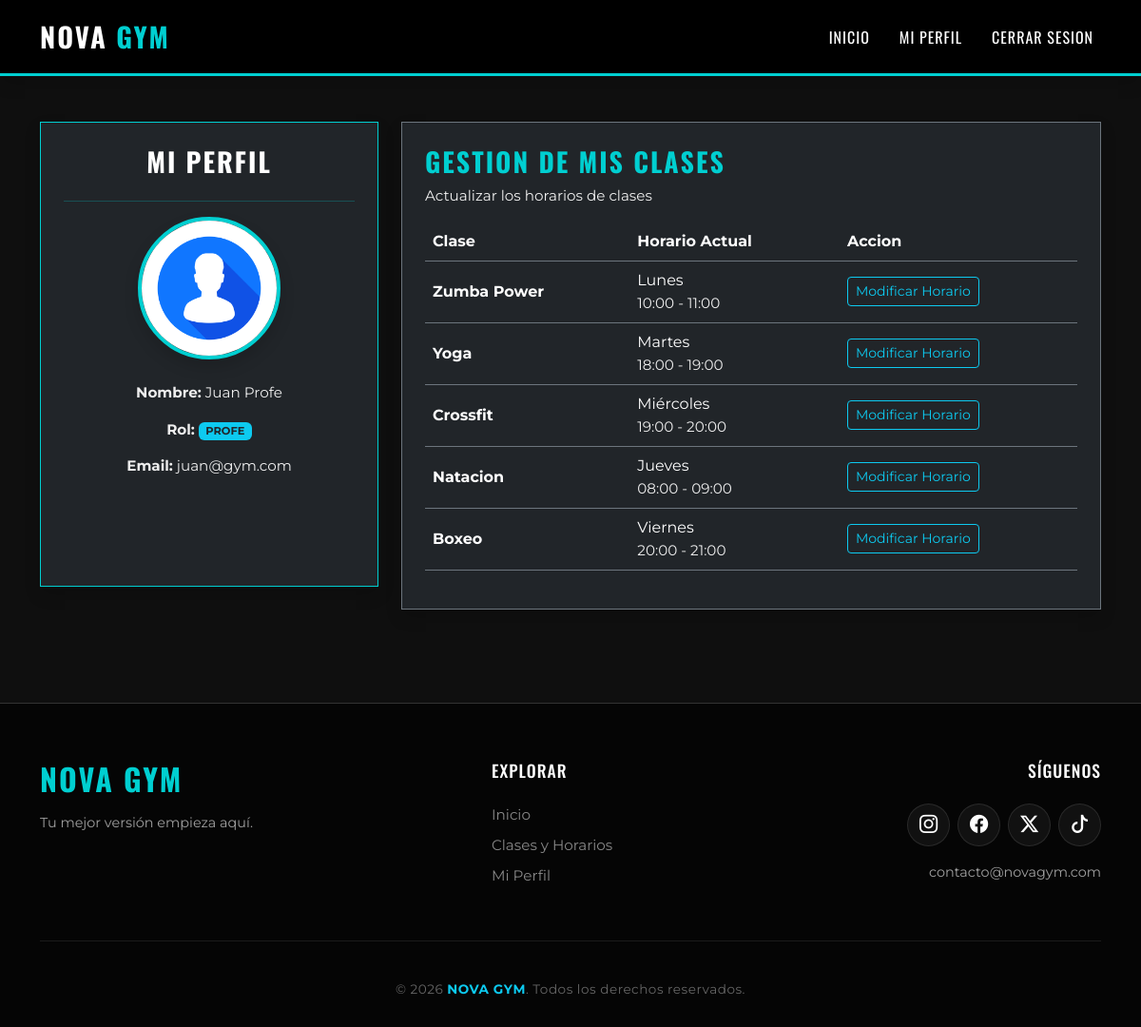
Page /pages/perfil.php (signed in) on the earlier database version.
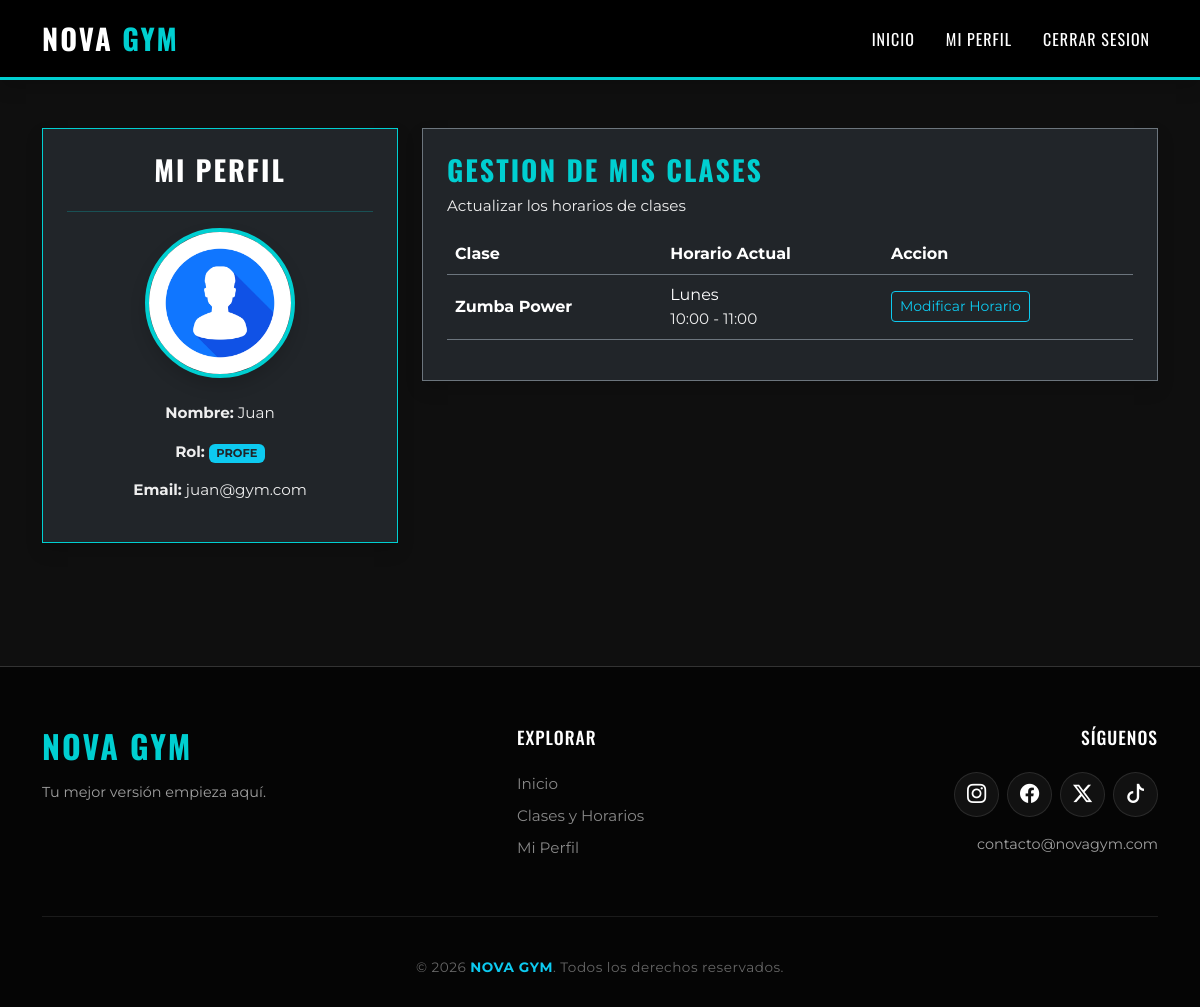
Same page on the later database version.
### tables this page shows
CREATE TABLE clases (
    id INTEGER PRIMARY KEY AUTOINCREMENT,
    nombre TEXT NOT NULL,
    descripcion TEXT,
    dia_semana TEXT NOT NULL,
    hora_inicio TEXT NOT NULL,
    hora_fin TEXT NOT NULL,
    sala TEXT,
    id_profesor INTEGER,
    aforo_maximo INTEGER DEFAULT 20,
    solo_premium INTEGER DEFAULT 0, 
    imagen TEXT, 
    FOREIGN KEY (id_profesor) REFERENCES usuarios(id) ON DELETE SET NULL
);

### pages/perfil.php (the view, shortened to what the changed rows need)
<?php
include '../includes/header.php';
include '../includes/db_conexion.php';
?>
<div class="container mt-5 mb-5">
    <div class="row">
        <div class="col-md-4 mb-4">
            <div class="card bg-dark text-white p-4 shadow border-info text-center h-100" style="border-radius: 0;">
                <h3 style="font-family: 'Oswald', sans-serif;">MI PERFIL</h3>
                <hr class="border-info">
                <div class="mb-4">
                    <img src="../img/perfilFoto.jpg"
                        class="rounded-circle border border-info shadow"
                        alt="Avatar"
                        style="width: 150px; height: 150px; object-fit: cover;">
                </div>
                <p style="font-family: 'Montserrat', sans-serif;">
                    <strong>Nombre:</strong> <?php echo htmlspecialchars($_SESSION['nombre']); ?>
                </p>
                <p style="font-family: 'Montserrat', sans-serif;">
                    <strong>Rol:</strong>
                    <span class="badge bg-info text-dark"><?php echo strtoupper($_SESSION['rol']); ?></span>
                </p>
                <p style="font-family: 'Montserrat', sans-serif;">
                    <strong>Email:</strong> <?php echo htmlspecialchars($_SESSION['email']); ?>
                </p>
            </div>
        </div>
        <div class="col-md-8">
            <?php if ($_SESSION['rol'] === 'admin'): ?>
                <div class="card bg-dark text-white p-4 shadow border-secondary" style="border-radius: 0;">
                    <h3 style="font-family: 'Oswald', sans-serif; color: #00cfd1;">PANEL DE ADMIN</h3>
                    <div class="row mt-4 mb-3">
                        <div class="col-12">
                            <a href="adminUsuarios.php" class="btn btn-outline-info w-100 py-3 fw-bold" style="border-radius: 0; border-width: 2px;">
                                GESTIONAR USUARIOS (CREAR / BORRAR)
                            </a>
                        </div>
                    </div>
                    <h5 class="mt-2 text-muted" style="font-family: 'Oswald', sans-serif;">GESTION DE CLASES</h5>
                    <div class="row mt-2">
                        <div class="col-sm-4">
                            <a href="crearClases.php" class="btn btn-success w-100 py-3 mb-2" style="border-radius: 0;"> Anadir Clase</a>
                        </div>
                        <div class="col-sm-4">
                            <a href="eliminarClases.php" class="btn btn-danger w-100 py-3 mb-2" style="border-radius: 0;"> Eliminar Clases</a>
                        </div>
                        <div class="col-sm-4">
                            <a href="editarClases.php" class="btn btn-warning w-100 py-3 mb-2" style="border-radius: 0;"> Editar Clases</a>
                        </div>
                    </div>
                </div>
            <?php elseif ($_SESSION['rol'] === 'profe'): ?>
                <div class="card bg-dark text-white p-4 shadow border-secondary" style="border-radius: 0;">
                    <div class="table-responsive">
                        <table class="table table-dark table-hover border-secondary">
                            <thead>
                                <tr class="text-info">
                                    <th>Clase</th>
                                    <th>Horario Actual</th>
                                    <th>Accion</th>
                                </tr>
                            </thead>
                            <tbody>
                                <?php
                                $id_profe = $_SESSION['id'];
                                $query = "SELECT * FROM clases WHERE id_profesor = $id_profe";
                                $res = $db->query($query);
                                while ($clase = $res->fetchArray(SQLITE3_ASSOC)):
                                ?>
                                    <tr>
                                        <td class="align-middle fw-bold"><?php echo htmlspecialchars($clase['nombre']); ?></td>
                                        <td class="align-middle">
                                            <?php echo $clase['dia_semana']; ?><br>
                                            <small class="text-muted"><?php echo $clase['hora_inicio'] . ' - ' . $clase['hora_fin']; ?></small>
                                        </td>
                                        <td class="align-middle">
                                            <a href="gestionClases.php?id=<?php echo $clase['id']; ?>" class="btn btn-outline-info btn-sm">
                                                Modificar Horario
                                            </a>
                                        </td>
                                    </tr>
                                <?php endwhile; ?>
                            </tbody>
                        </table>
                    </div>
                </div>
            <?php endif; ?>
        </div>
    </div>
</div>
<?php include '../includes/footer.php'; ?>

Differences in the rows shown:
no longer on this page (row edited): clases: nombre "Yoga", dia_semana "Martes", hora_inicio "18:00", hora_fin "19:00"
no longer on this page (row edited): clases: nombre "Crossfit", dia_semana "Miércoles", hora_inicio "19:00", hora_fin "20:00"
no longer on this page (row edited): clases: nombre "Natacion", dia_semana "Jueves", hora_inicio "08:00", hora_fin "09:00"
no longer on this page (row edited): clases: nombre "Boxeo", dia_semana "Viernes", hora_inicio "20:00", hora_fin "21:00"
Other differences:
$_SESSION['nombre']: "Juan Profe" → "Juan"
